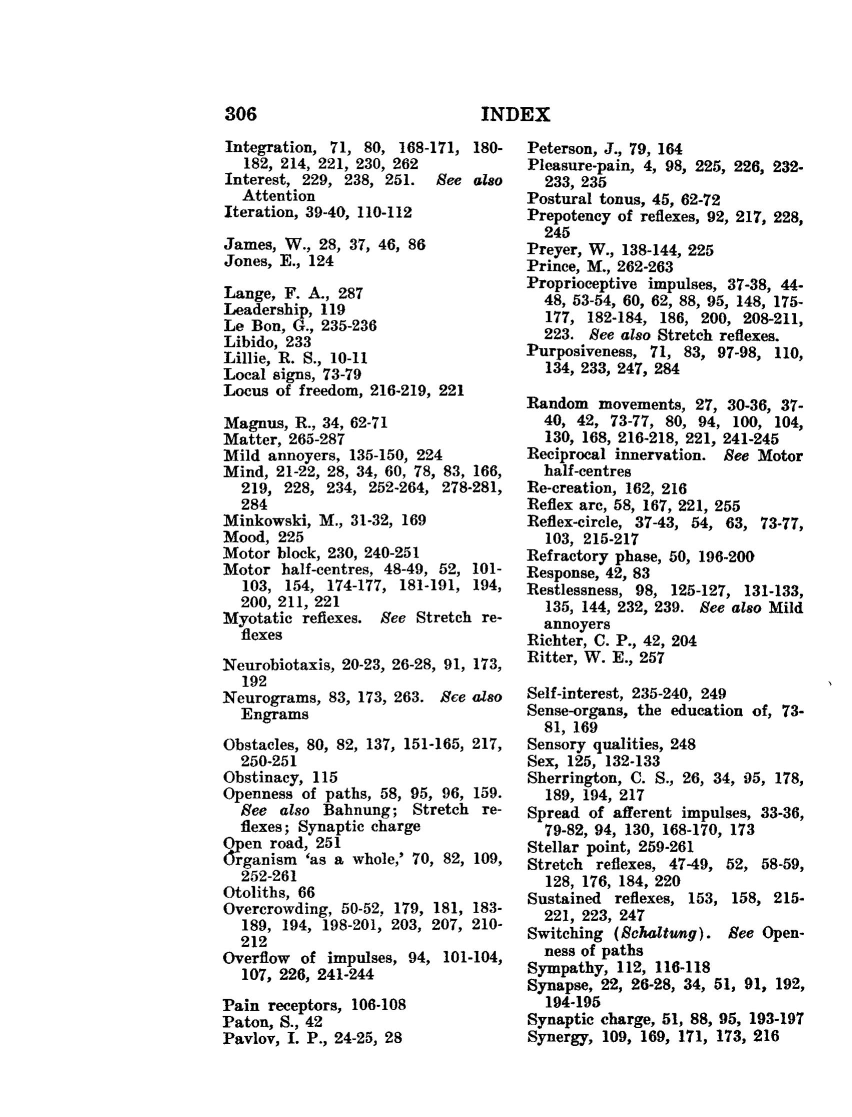
#> input picture img/paper0008-316.jpg, 1703 x 2233 px (shown at 1/2 size)
$ python class.py
#> lines starting #> are read from the running program, lines starting #| are printed output that depends on the picture; after the words box and inside, x2 and y2 are one past the last pixel; in counts of white or black regions, pixels touching at a corner belong together
from operator import le
import cv2
import numpy as np
import random

# [53 lines left out: functions img_display, video_display, cam_display, craete_img, cut_img, not called in this run]

def usual():
    img = cv2.imread(r"../img/paper0008-316.jpg")
#> img is the input picture: shape (2233, 1703, 3); min 0, max 255, mean 235.1
    img = cv2.resize(img , (0,0), fx=0.5, fy= 0.5)
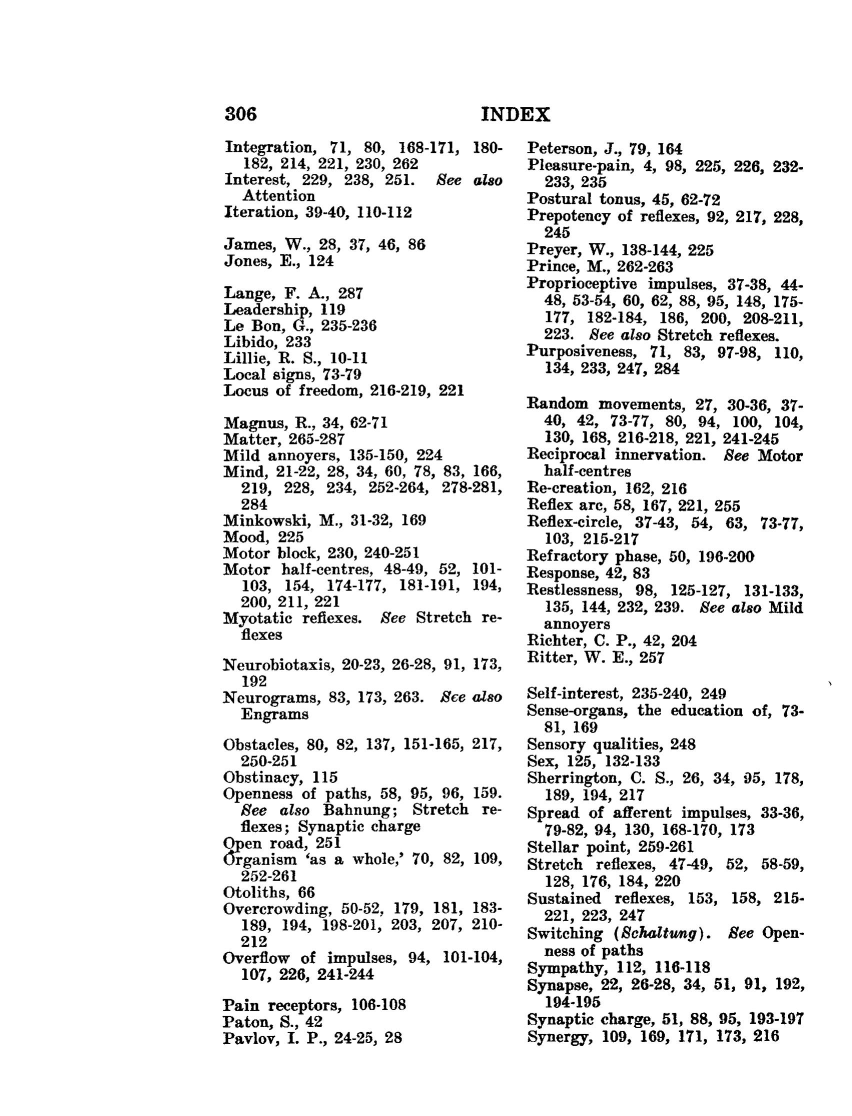
#> img: shape (1116, 852, 3); min 0, max 255, mean 235.1
    kernel = np.ones((3,3),np.uint8)

    gary = cv2.cvtColor(img, cv2.COLOR_BGR2GRAY)
    blur = cv2.GaussianBlur(img , (1,1), 2) # cv2.GaussianBlur(img,(核),標準差)
    canny = cv2.Canny(img, 200, 250) #cv2.Canny(img, min, max)
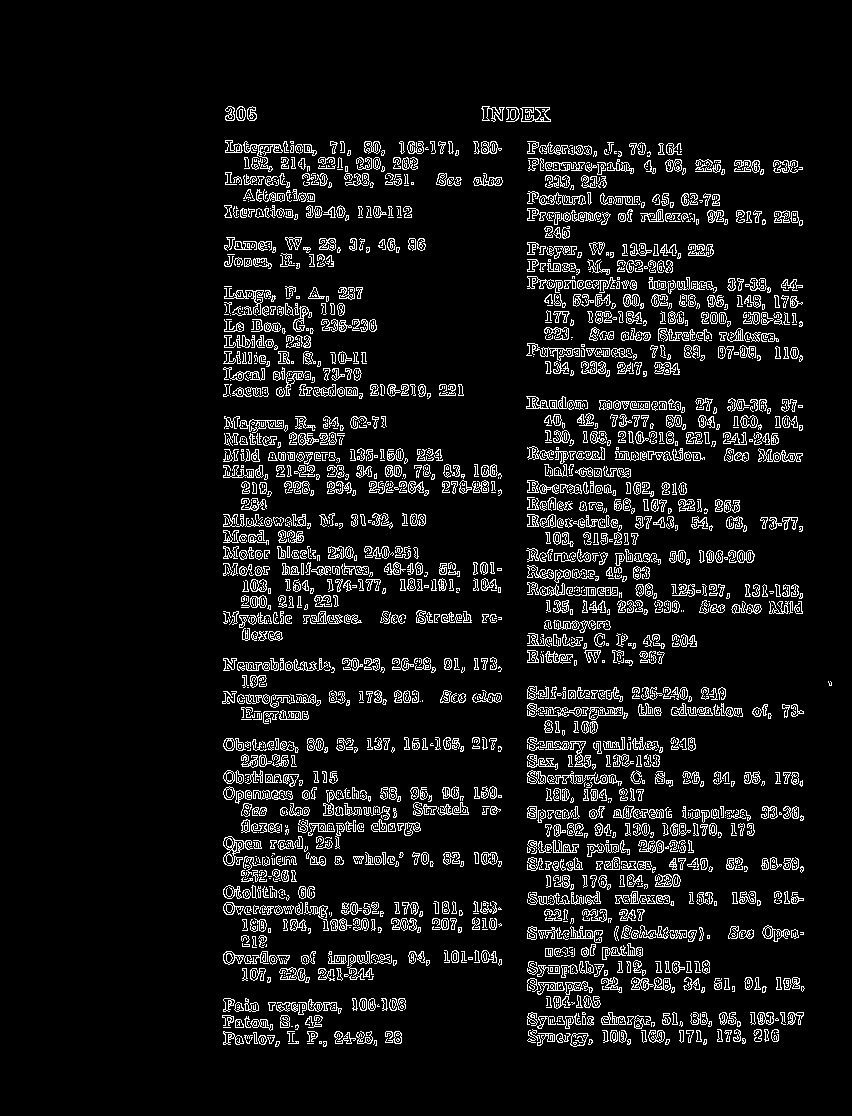
#> canny: shape (1116, 852); 7.9% white in thin lines or dots, all inside (x1, y1, x2, y2) = (222, 106, 832, 1047)
    dilate = cv2.dilate(canny, kernel , iterations=1) #cv2.dilate(canny, 核 , iterations=次數)
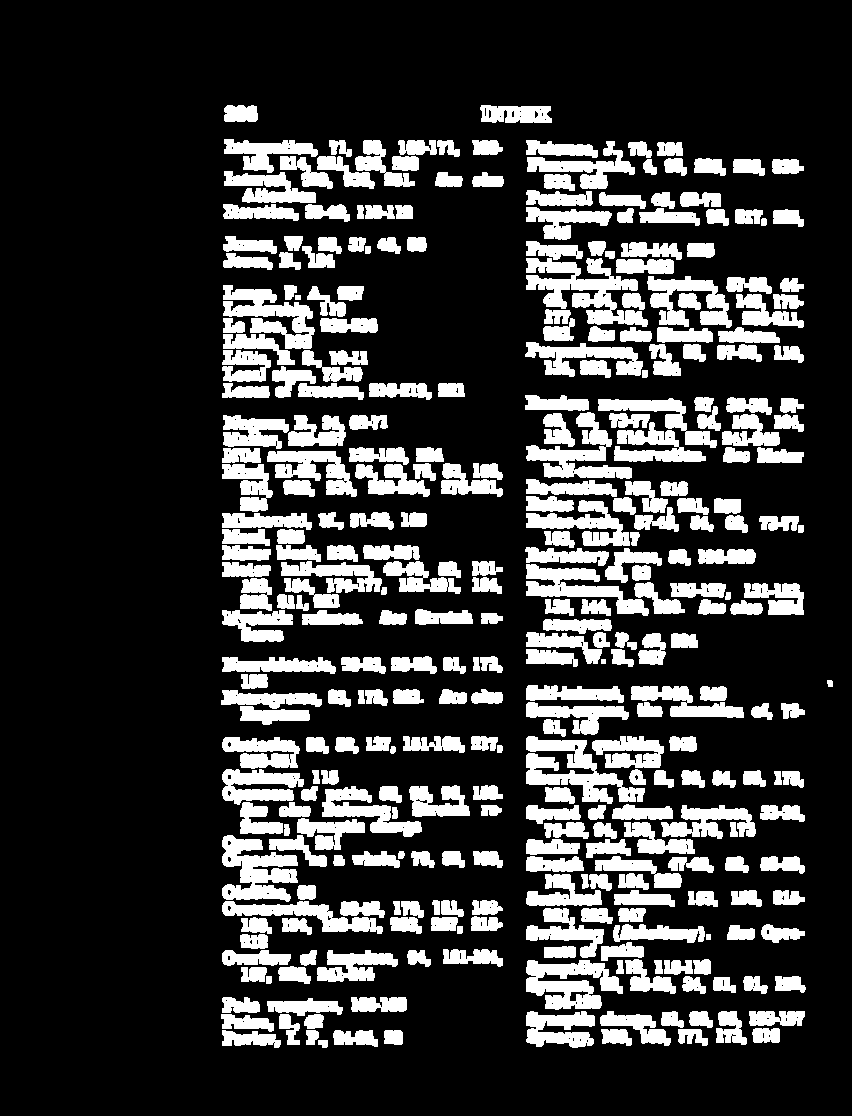
#> dilate: shape (1116, 852); 21.3% white; 335 white regions, largest, box (x1, y1, x2, y2) and area: (526, 258, 648, 327) 3835, (526, 736, 645, 804) 3350, (222, 835, 298, 902) 3019
    erode = cv2.erode(dilate, kernel, iterations=1)
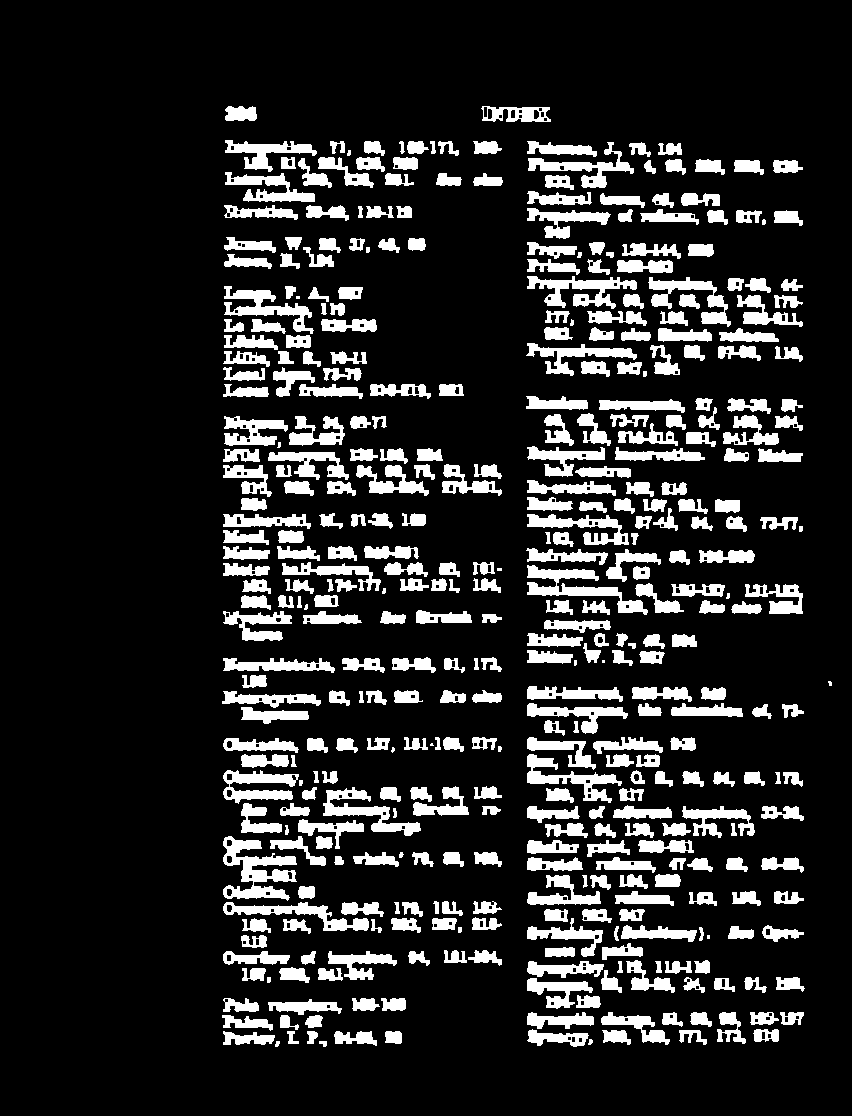
#> erode: shape (1116, 852); 15.1% white; 418 white regions (11 under 20 px), largest, box (x1, y1, x2, y2) and area: (223, 836, 297, 901) 2238, (527, 565, 648, 615) 1847, (527, 276, 637, 309) 1568

    # [7 lines of commented-out code are left out]
    arr = np.array(dilate)
    arr = arr[100:500,220:505]
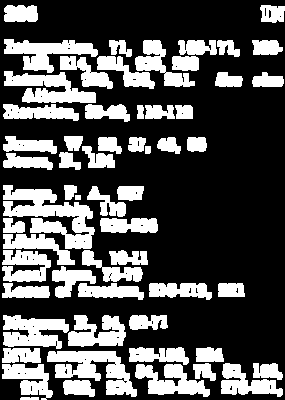
#> arr: shape (400, 285); 32.5% white; 59 white regions, largest, box (x1, y1, x2, y2) and area: (3, 185, 95, 249) 2742, (47, 351, 137, 397) 2042, (4, 71, 96, 103) 1645
    # arr = arr[142:186,220:505]
    temp = []
    # [9 lines of commented-out code are left out]

    cv2.imshow("erode",arr)
    # print(dilate[0][0])
    print(img.shape)
#| (1116, 852, 3)
    cv2.waitKey(0)


usual()
